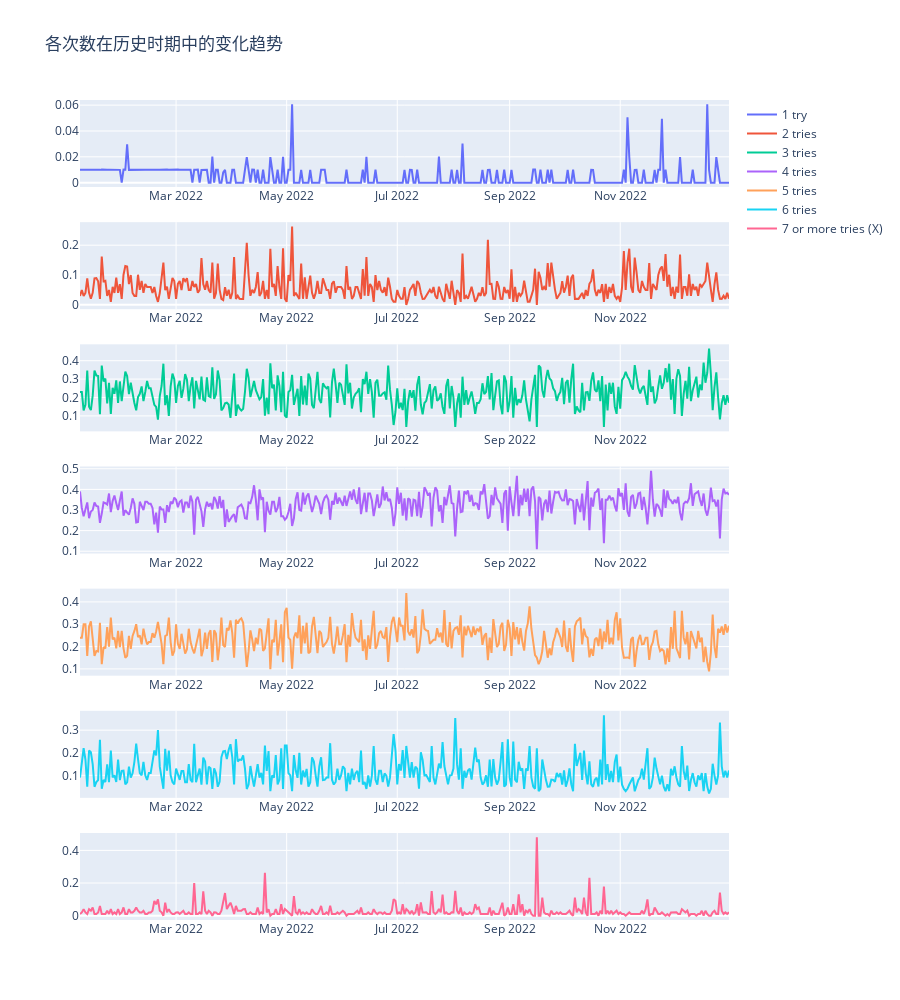

Notebook code for this chart:
### Markdown cell above
### 去除异常值

### Code cell
from plotly.subplots import make_subplots
import plotly.graph_objects as go

fig = make_subplots(rows=7, cols=1)
xys = [[df['Date'], df[i]] for i in timess]

for nn, xy in enumerate(xys):
    fig.append_trace(go.Scatter(
        name=timess[nn],
        x=xy[0],
        y=xy[1],
    ), row=nn+1, col=1)


fig.update_layout(height=1000, title_text="各次数在历史时期中的变化趋势")
fig.show()

### Figure 1 — Plotly figure (JSON) as saved in the notebook; plotly's stock layout.template omitted (floating-point values rounded to 4 significant figures; data arrays with more than 128 entries replaced by an {"elided": "..."} marker saying what was removed)
{"data": [{"name": "1 try", "type": "scatter", "x": {"elided": "359 str values"}, "xaxis": "x", "y": {"elided": "359 float values"}, "yaxis": "y"}, {"name": "2 tries", "type": "scatter", "x": {"elided": "359 str values"}, "xaxis": "x2", "y": {"elided": "359 float values"}, "yaxis": "y2"}, {"name": "3 tries", "type": "scatter", "x": {"elided": "359 str values"}, "xaxis": "x3", "y": {"elided": "359 float values"}, "yaxis": "y3"}, {"name": "4 tries", "type": "scatter", "x": {"elided": "359 str values"}, "xaxis": "x4", "y": {"elided": "359 float values"}, "yaxis": "y4"}, {"name": "5 tries", "type": "scatter", "x": {"elided": "359 str values"}, "xaxis": "x5", "y": {"elided": "359 float values"}, "yaxis": "y5"}, {"name": "6 tries", "type": "scatter", "x": {"elided": "359 str values"}, "xaxis": "x6", "y": {"elided": "359 float values"}, "yaxis": "y6"}, {"name": "7 or more tries (X)", "type": "scatter", "x": {"elided": "359 str values"}, "xaxis": "x7", "y": {"elided": "359 float values"}, "yaxis": "y7"}], "layout": {"height": 1000, "title": {"text": "各次数在历史时期中的变化趋势"}, "xaxis": {"anchor": "y", "domain": [0, 1]}, "xaxis2": {"anchor": "y2", "domain": [0, 1]}, "xaxis3": {"anchor": "y3", "domain": [0, 1]}, "xaxis4": {"anchor": "y4", "domain": [0, 1]}, "xaxis5": {"anchor": "y5", "domain": [0, 1]}, "xaxis6": {"anchor": "y6", "domain": [0, 1]}, "xaxis7": {"anchor": "y7", "domain": [0, 1]}, "yaxis": {"anchor": "x", "domain": [0.8939, 1]}, "yaxis2": {"anchor": "x2", "domain": [0.7449, 0.851]}, "yaxis3": {"anchor": "x3", "domain": [0.5959, 0.702]}, "yaxis4": {"anchor": "x4", "domain": [0.4469, 0.5531]}, "yaxis5": {"anchor": "x5", "domain": [0.298, 0.4041]}, "yaxis6": {"anchor": "x6", "domain": [0.149, 0.2551]}, "yaxis7": {"anchor": "x7", "domain": [0, 0.1061]}}}
